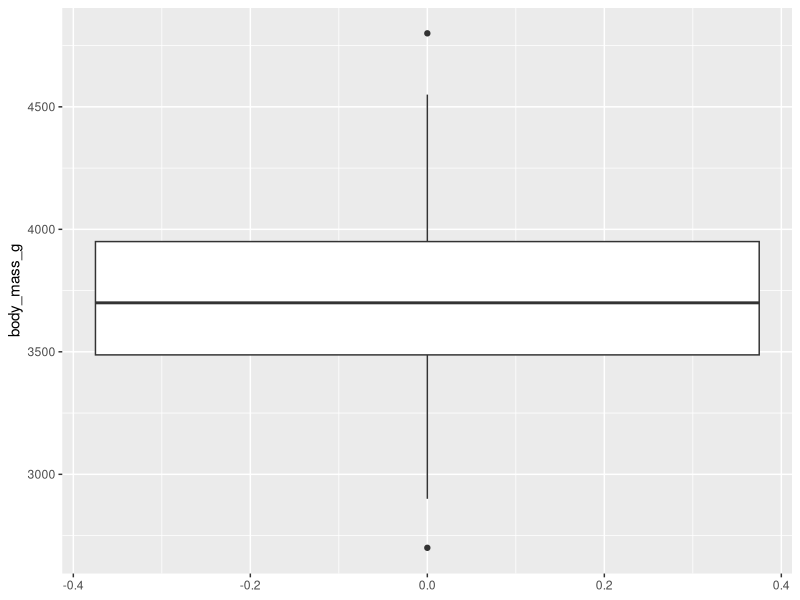
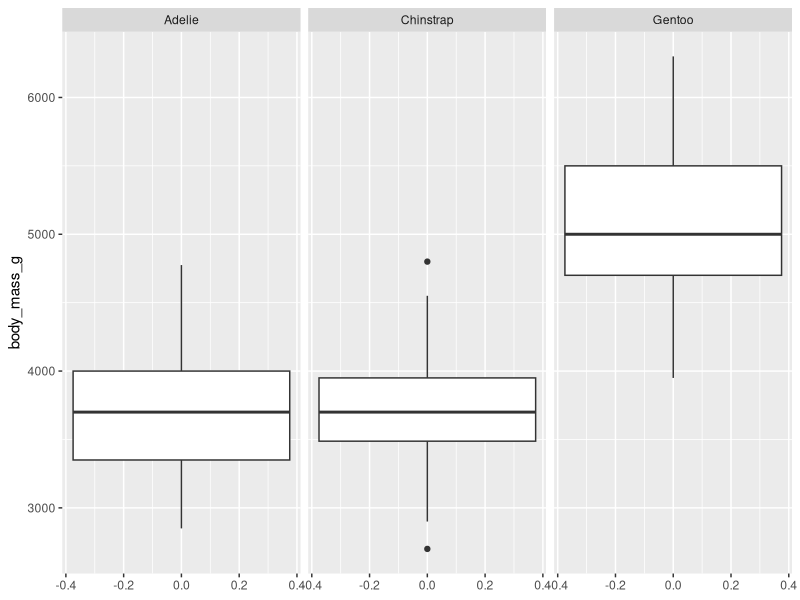
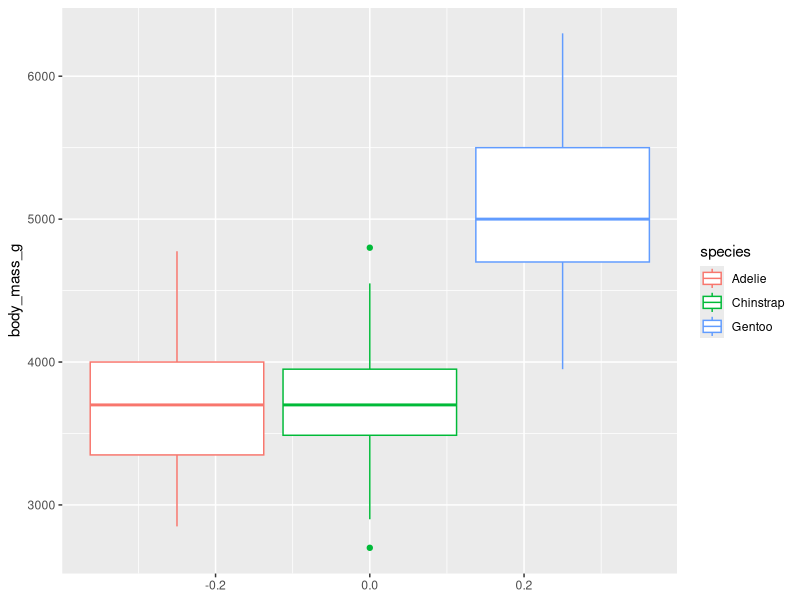
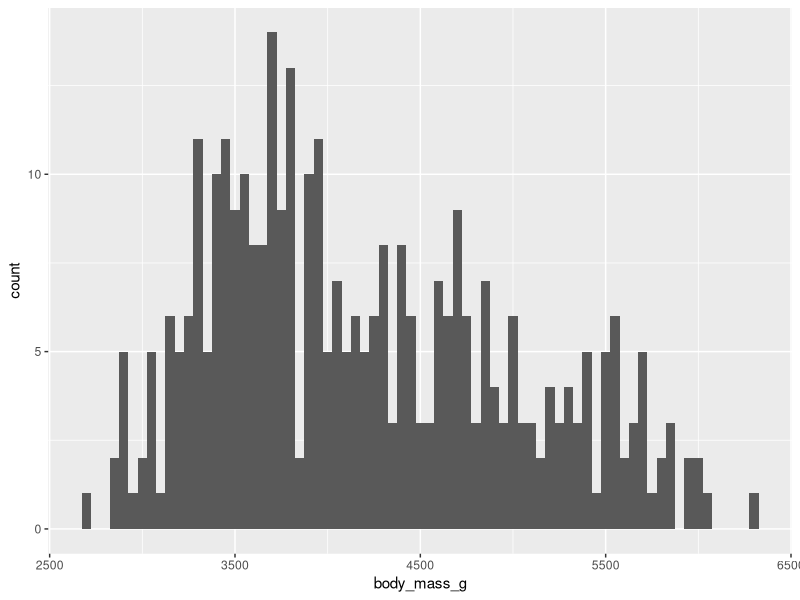

Recreate these plots in R, in order.
## ---- chunk 1
library(knitr)
library(palmerpenguins)
library(tidyverse)
knitr::opts_chunk$set(eval = TRUE, results = TRUE)
## ---- chunk 2
# look at the data
penguins_data <- penguins

# Filter Chinstrap
chinstrap <- filter(penguins, species == "Chinstrap")

## ---- chunk 3
# Body mass boxplot for Chinstrap penguins
ggplot(chinstrap, aes(y = body_mass_g)) + geom_boxplot()

## ---- chunk 4
# quantiles for body mass of Chinstrap penguins
quantile(chinstrap$body_mass_g)
## ---- chunk 5
# compute the size of the whiskers
IQR <- 3950 - 3487.5
IQR(chinstrap$body_mass_g)
3950 + 1.5*IQR
3487.5 - 1.5*IQR
## ---- chunk 6
ggplot(penguins, aes(y=body_mass_g)) +
  geom_boxplot() + 
  facet_wrap(~species)

ggplot(penguins, aes(y=body_mass_g, color=species)) +
  geom_boxplot() 
## ---- chunk 7
ggplot(penguins, aes(x = body_mass_g)) + geom_histogram(binwidth = 50)
## ---- chunk 8

## ---- chunk 9

## ---- chunk 10

## ---- chunk 11

